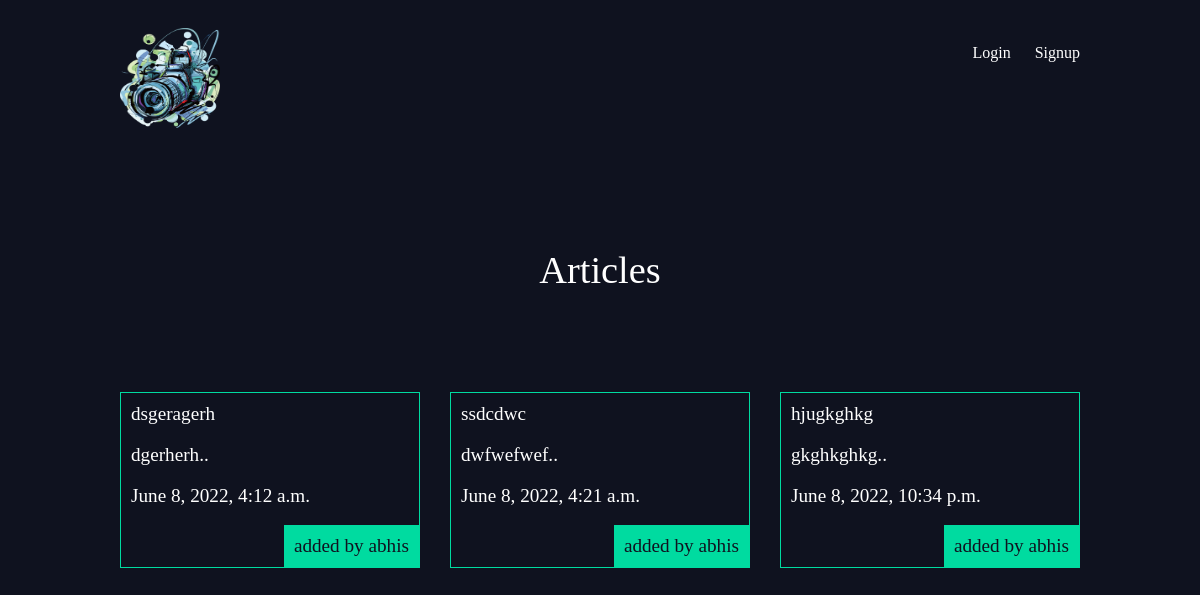
The page /articles/ on the database as committed earlier.
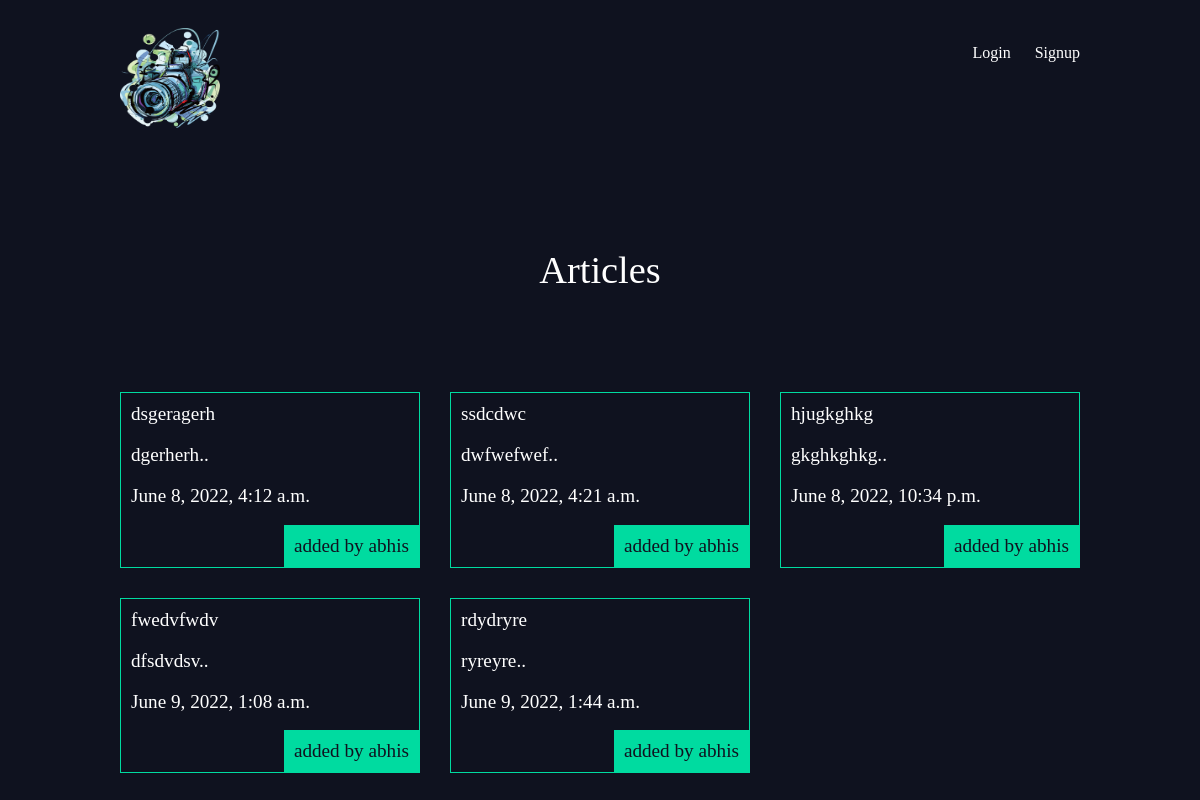
The same page on the database as committed later.
### articles/models.py (models this page shows, shortened)
class Article(models.Model):
    title = models.CharField(max_length=100)
    slug = models.SlugField()
    body = models.TextField()
    date = models.DateTimeField(auto_now_add=True)
    thumb = models.ImageField(default='default.png', blank=True)
    author = models.ForeignKey(
        User, default=None, on_delete=models.DO_NOTHING,)
    def snippet(self):
        return self.body[:50] + '..'

### articles/views.py (the view)
def article_list(request):
    articles = Article.objects.all().order_by('date')
    return render(request, 'articles/article_list.html', {'articles': articles})

### articles/templates/articles/article_list.html
{% extends 'base_layout.html' %}
{% block content %}
<h1>Articles</h1>
<div class="articles">
    {%for article in articles%}
    <div class="article">
        <h2>
            <a href="{% url 'articles:detail' slug=article.slug %}">{{article.title}}</a>
            <p>{{article.snippet}}</p>
            <p>{{article.date}}</p>
            <p class="author">added by {{article.author.username}}</p>
        </h2>
    </div>
    {% endfor %}
</div>
{% endblock %}

### templates/base_layout.html (shortened to what this page needs)
{% load static %}
<html>
<head>
    <link rel="stylesheet" href="{% static 'styles.css' %}">
</head>
<body>
    <header class="wrapper">
        <h1><a href="{% url 'home' %}"><img src="{% static 'logo.png' %}" style="height:100px; width:100px" /></a></h1>
        <nav>
            <ul>
                {% if user.is_authenticated %}
                <li>
                    <form action="{% url 'accounts:logout' %}" class="logout-link" method="post">
                        {% csrf_token %}
                        <button type="submit">Logout</button>
                    </form>
                </li>
                <li><a href="{% url 'articles:create' %}">New Article</a></li>
                {% else %}
                <li><a href="{% url 'accounts:login' %}">Login</a></li>
                <li><a href="{% url 'accounts:signup' %}">Signup</a></li>
                {% endif %}
            </ul>
        </nav>
    </header>
    <div class="wrapper">
        {% block content %}
        {% endblock %}
    </div>
</body>
</html>

### assets/styles.css (style rules this page uses)
body { background-color: #0f121f; background-image: url(/static/stars.png); background-repeat-y: no-repeat; color: #fff; }
body * { font-family: Ubuntu; }
h1, h2, h3, h4, h5 { font-weight: normal; margin: 0; }
a, a:hover, a:visited { color: #fff; text-decoration: none; }
.wrapper { max-width: 960px; margin: 0 auto; }
div.wrapper>h1 { text-align: center; margin: 100px auto; font-size: 2.4em }
header { display: grid; grid-template-columns: 1fr 1fr; padding: 20px 0; }
nav { justify-self: end; }
nav li { display: inline-block; list-style-type: none; margin-left: 20px; }
.articles { display: grid; grid-template-columns: 1fr 1fr 1fr; grid-gap: 30px; }
.article { padding: 10px; border: 1px solid #00dba0; position: relative; padding-bottom: 40px; }
.article h2 { font-size: 1.2em; }
.article .author { padding: 10px; background: #00dba0; position: absolute; right: 0; bottom: 0; margin: 0; color: #0f121f; }

Rows that differ between the two databases and show on the page:
added Article: title "fwedvfwdv", snippet "dfsdvdsv..", date "June 9, 2022, 1:08 a.m.", author.username "abhis"
added Article: title "rdydryre", snippet "ryreyre..", date "June 9, 2022, 1:44 a.m.", author.username "abhis"
